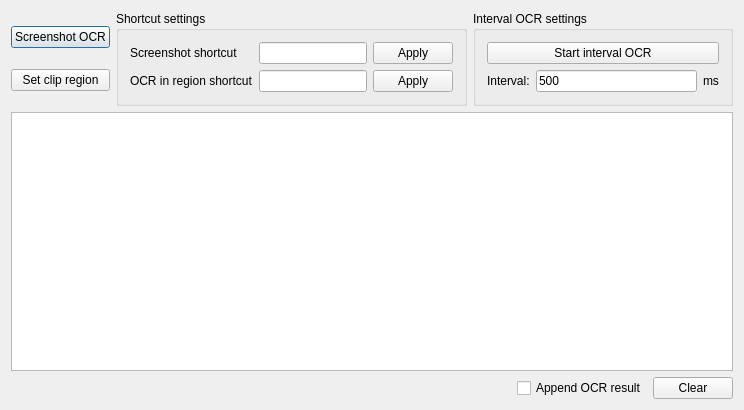
<?xml version="1.0" encoding="UTF-8"?>
<ui version="4.0">
 <class>MainWindowClass</class>
 <widget class="QDialog" name="MainWindowClass">
  <property name="geometry">
   <rect>
    <x>0</x>
    <y>0</y>
    <width>744</width>
    <height>410</height>
   </rect>
  </property>
  <property name="windowTitle">
   <string>OCR tool</string>
  </property>
  <layout class="QVBoxLayout" name="verticalLayout_2">
   <item>
    <layout class="QHBoxLayout" name="horizontalLayout">
     <item>
      <layout class="QVBoxLayout" name="verticalLayout">
       <item>
        <widget class="QPushButton" name="screenOcrButton">
         <property name="text">
          <string>Screenshot OCR</string>
         </property>
        </widget>
       </item>
       <item>
        <widget class="QPushButton" name="setRegionButton">
         <property name="text">
          <string>Set clip region</string>
         </property>
        </widget>
       </item>
      </layout>
     </item>
     <item>
      <widget class="QGroupBox" name="groupBox">
       <property name="title">
        <string>Shortcut settings</string>
       </property>
       <layout class="QGridLayout" name="gridLayout">
        <item row="0" column="0">
         <widget class="QLabel" name="label">
          <property name="text">
           <string>Screenshot shortcut</string>
          </property>
         </widget>
        </item>
        <item row="0" column="1">
         <widget class="ShortcutEdit" name="screenshotShortcutEdit"/>
        </item>
        <item row="0" column="2">
         <widget class="QPushButton" name="screenshotShortcutApplyButton">
          <property name="minimumSize">
           <size>
            <width>80</width>
            <height>0</height>
           </size>
          </property>
          <property name="maximumSize">
           <size>
            <width>80</width>
            <height>16777215</height>
           </size>
          </property>
          <property name="text">
           <string>Apply</string>
          </property>
         </widget>
        </item>
        <item row="1" column="0">
         <widget class="QLabel" name="label_2">
          <property name="text">
           <string>OCR in region shortcut</string>
          </property>
         </widget>
        </item>
        <item row="1" column="1">
         <widget class="ShortcutEdit" name="ocrInRegionShortcutEdit"/>
        </item>
        <item row="1" column="2">
         <widget class="QPushButton" name="ocrInRegionShortcutApplyButton">
          <property name="minimumSize">
           <size>
            <width>80</width>
            <height>0</height>
           </size>
          </property>
          <property name="maximumSize">
           <size>
            <width>80</width>
            <height>16777215</height>
           </size>
          </property>
          <property name="text">
           <string>Apply</string>
          </property>
         </widget>
        </item>
       </layout>
      </widget>
     </item>
     <item>
      <widget class="QGroupBox" name="groupBox_2">
       <property name="title">
        <string>Interval OCR settings</string>
       </property>
       <layout class="QVBoxLayout" name="verticalLayout_3">
        <item>
         <widget class="QPushButton" name="startStopIntervalOcrButton">
          <property name="text">
           <string>Start interval OCR</string>
          </property>
         </widget>
        </item>
        <item>
         <layout class="QHBoxLayout" name="horizontalLayout_3">
          <item>
           <widget class="QLabel" name="label_3">
            <property name="text">
             <string>Interval:</string>
            </property>
           </widget>
          </item>
          <item>
           <widget class="QLineEdit" name="intervalEdit">
            <property name="text">
             <string>500</string>
            </property>
           </widget>
          </item>
          <item>
           <widget class="QLabel" name="label_4">
            <property name="text">
             <string>ms</string>
            </property>
           </widget>
          </item>
         </layout>
        </item>
       </layout>
      </widget>
     </item>
    </layout>
   </item>
   <item>
    <widget class="QPlainTextEdit" name="ocrResultEdit">
     <property name="readOnly">
      <bool>false</bool>
     </property>
    </widget>
   </item>
   <item>
    <layout class="QHBoxLayout" name="horizontalLayout_2">
     <item>
      <widget class="QLabel" name="msgInfo">
       <property name="text">
        <string/>
       </property>
      </widget>
     </item>
     <item>
      <widget class="QCheckBox" name="appendCheck">
       <property name="sizePolicy">
        <sizepolicy hsizetype="Maximum" vsizetype="Fixed">
         <horstretch>0</horstretch>
         <verstretch>0</verstretch>
        </sizepolicy>
       </property>
       <property name="text">
        <string>Append OCR result</string>
       </property>
      </widget>
     </item>
     <item>
      <widget class="QPushButton" name="clearButton">
       <property name="minimumSize">
        <size>
         <width>80</width>
         <height>0</height>
        </size>
       </property>
       <property name="maximumSize">
        <size>
         <width>80</width>
         <height>16777215</height>
        </size>
       </property>
       <property name="text">
        <string>Clear</string>
       </property>
      </widget>
     </item>
    </layout>
   </item>
  </layout>
 </widget>
 <layoutdefault spacing="6" margin="11"/>
 <customwidgets>
  <customwidget>
   <class>ShortcutEdit</class>
   <extends>QLineEdit</extends>
   <header>ShortcutEdit.h</header>
  </customwidget>
 </customwidgets>
 <resources>
  <include location="MainWindow.qrc"/>
 </resources>
 <connections/>
</ui>
